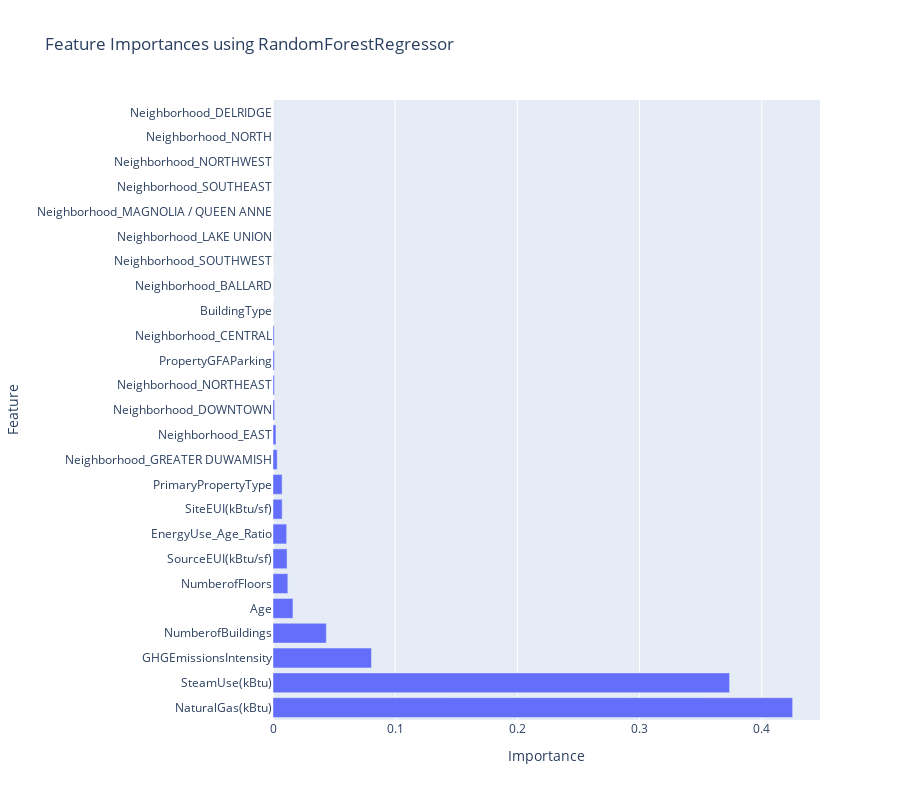

The notebook cell this image was saved under:
### Markdown cell above
## Features importance pour le calcul du TotalGHGEmissions

### Code cell
import pandas as pd
import numpy as np
from sklearn.model_selection import train_test_split
from sklearn.ensemble import RandomForestRegressor
import plotly.express as px



y = df_scaled_without_energystarscore['TotalGHGEmissions']  # Supposition pour l'exemple
X = df_scaled_without_energystarscore.drop(columns=['TotalGHGEmissions', 'SiteEnergyUse(kBtu)'])

# Division en ensembles d'entraînement et de test
X_train, X_test, y_train, y_test = train_test_split(X, y, test_size=0.2, random_state=42)

# Entraînement du modèle RandomForestRegressor
model = RandomForestRegressor(n_estimators=100, random_state=42)
model.fit(X_train, y_train)

# Obtention de l'importance des caractéristiques
feature_importances = model.feature_importances_
features = X.columns
importances_df = pd.DataFrame({'Feature': features, 'Importance': feature_importances})

# Visualisation de l'importance des caractéristiques avec Plotly
fig = px.bar(importances_df.sort_values('Importance', ascending=False), 
             x='Importance', 
             y='Feature', 
             height=800,
             title="Feature Importances using RandomForestRegressor",
             labels={'Feature':'Feature', 'Importance':'Importance'},
             orientation='h')
fig.show()

### Figure 1 — Plotly figure (JSON) as saved in the notebook; plotly's stock layout.template omitted (floating-point values rounded to 4 significant figures)
{"data": [{"alignmentgroup": "True", "hovertemplate": "Importance=%{x}<br>Feature=%{y}<extra></extra>", "legendgroup": "", "marker": {"color": "#636efa", "pattern": {"shape": ""}}, "name": "", "offsetgroup": "", "orientation": "h", "showlegend": false, "textposition": "auto", "type": "bar", "x": [0.4253, 0.3737, 0.08058, 0.04364, 0.01635, 0.01215, 0.01151, 0.01119, 0.0075, 0.007461, 0.003427, 0.002411, 0.001339, 0.00117, 0.001138, 0.0009212, 7.482e-05, 5.936e-05, 5.339e-05, 3.856e-05, 6.116e-06, 6.091e-06, 4.221e-06, 3.24e-06, 3.011e-06], "xaxis": "x", "y": ["NaturalGas(kBtu)", "SteamUse(kBtu)", "GHGEmissionsIntensity", "NumberofBuildings", "Age", "NumberofFloors", "SourceEUI(kBtu/sf)", "EnergyUse_Age_Ratio", "SiteEUI(kBtu/sf)", "PrimaryPropertyType", "Neighborhood_GREATER DUWAMISH", "Neighborhood_EAST", "Neighborhood_DOWNTOWN", "Neighborhood_NORTHEAST", "PropertyGFAParking", "Neighborhood_CENTRAL", "BuildingType", "Neighborhood_BALLARD", "Neighborhood_SOUTHWEST", "Neighborhood_LAKE UNION", "Neighborhood_MAGNOLIA / QUEEN ANNE", "Neighborhood_SOUTHEAST", "Neighborhood_NORTHWEST", "Neighborhood_NORTH", "Neighborhood_DELRIDGE"], "yaxis": "y"}], "layout": {"barmode": "relative", "height": 800, "legend": {"tracegroupgap": 0}, "title": {"text": "Feature Importances using RandomForestRegressor"}, "xaxis": {"anchor": "y", "domain": [0, 1], "title": {"text": "Importance"}}, "yaxis": {"anchor": "x", "domain": [0, 1], "title": {"text": "Feature"}}}}
